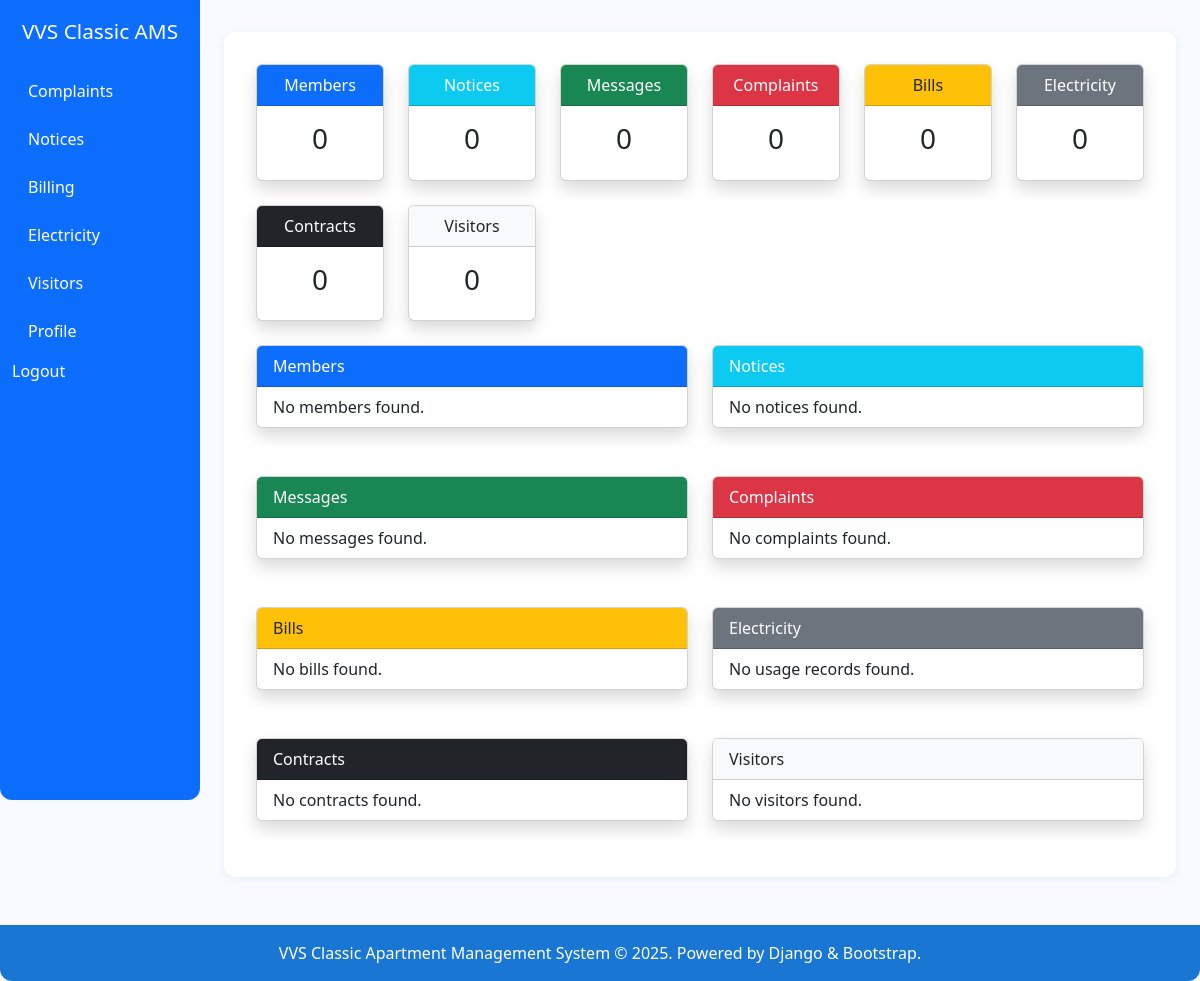
/dashboard/ (signed in), run on an earlier commit of the app's database.
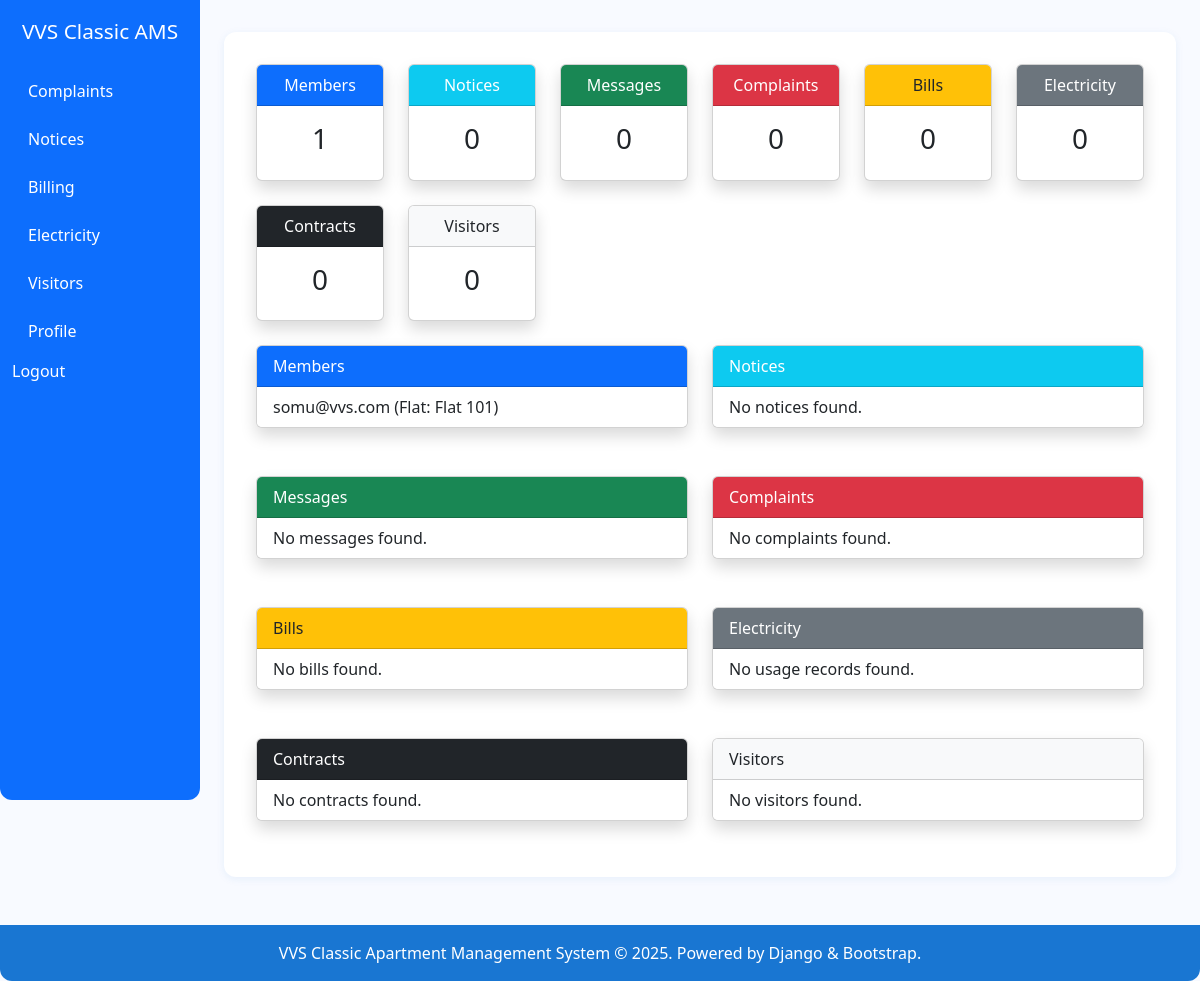
And on a later commit of the database.
### residents/models.py (models this page shows, shortened)
class ResidentProfile(models.Model):
    user = models.OneToOneField(get_user_model(), on_delete=models.CASCADE, related_name='resident_profile')
    flat = models.ForeignKey(Flat, on_delete=models.CASCADE, related_name='residents')
    phone = models.CharField(max_length=15)
    email = models.EmailField()
    communication_pref = models.CharField(max_length=20, choices=[('email', 'Email'), ('whatsapp', 'WhatsApp')], default='email')
    is_owner = models.BooleanField(default=False)
    is_tenant = models.BooleanField(default=False)
    move_in_date = models.DateField(null=True, blank=True)
    move_out_date = models.DateField(null=True, blank=True)
    created_at = models.DateTimeField(auto_now_add=True)
    updated_at = models.DateTimeField(auto_now=True)

### accounts/models.py (models this page shows)
class User(AbstractUser):
    pass

### flats/models.py (models this page shows)
class Flat(models.Model):
    number = models.CharField(max_length=10, unique=True)
    uds_area = models.DecimalField(max_digits=8, decimal_places=2)
    ownership_type = models.CharField(max_length=20, choices=[('owner', 'Owner'), ('tenant', 'Tenant')])
    owner = models.ForeignKey(get_user_model(), on_delete=models.CASCADE, related_name='owned_flats')
    tenant = models.ForeignKey(get_user_model(), on_delete=models.SET_NULL, null=True, blank=True, related_name='rented_flats')
    is_occupied = models.BooleanField(default=True)
    occupancy_start = models.DateField(null=True, blank=True)
    occupancy_end = models.DateField(null=True, blank=True)
    created_at = models.DateTimeField(auto_now_add=True)
    updated_at = models.DateTimeField(auto_now=True)
    def __str__(self):
        return f"Flat {self.number}"

### dashboard/views.py (the view)
# urls.py: path('dashboard/', include('dashboard.urls')),
def dashboard(request):
    user = request.user
    resident = None
    if user.is_authenticated:
        try:
            resident = ResidentProfile.objects.get(user=user)
        except ResidentProfile.DoesNotExist:
            resident = None
    flat_count = 1 if resident else 0
    member_count = 1 if resident else 0
    notice_count = Notice.objects.count()
    message_count = Message.objects.filter(recipient=resident).count() if resident else 0
    complaint_count = Complaint.objects.filter(resident=resident).count() if resident else 0
    bill_count = 0
    usage_count = 0
    contract_count = 0
    visitor_count = 0
    bills = []
    usages = []
    contracts = []
    visitors = []
    if resident:
        try:
            from billing.models import Bill
            bill_count = Bill.objects.filter(flat=resident.flat).count()
            bills = Bill.objects.filter(flat=resident.flat).order_by('-created_at')[:5]
        except Exception:
            pass
        try:
            from electricity.models import ElectricityUsage
            usage_count = ElectricityUsage.objects.filter(flat=resident.flat).count()
            usages = ElectricityUsage.objects.filter(flat=resident.flat).order_by('-created_at')[:5]
        except Exception:
            pass
        try:
            from visitors.models import VisitorLog
            visitor_count = VisitorLog.objects.filter(contact=resident.phone).count()
            visitors = VisitorLog.objects.filter(contact=resident.phone).order_by('-entry_time')[:5]
        except Exception:
            pass
    notices = Notice.objects.all()[:5]
    messages = Message.objects.filter(recipient=resident)[:5] if resident else []
    complaints = Complaint.objects.filter(resident=resident)[:5] if resident else []
    members = [resident] if resident else []
    return render(request, 'dashboard/dashboard.html', {
        'flat_count': flat_count,
        'member_count': member_count,
        'notice_count': notice_count,
        'message_count': message_count,
        'complaint_count': complaint_count,
        'bill_count': bill_count,
        'usage_count': usage_count,
        'contract_count': contract_count,
        'visitor_count': visitor_count,
        'notices': notices,
        'messages': messages,
        'complaints': complaints,
        'members': members,
        'bills': bills,
        'usages': usages,
        'contracts': contracts,
        'visitors': visitors,
    })

### templates/dashboard/dashboard.html (shortened to what the changed rows need)
{% extends 'base.html' %}
{% block content %}
<div class="row g-4 mb-4">
    <div class="col-md-2">
        <div class="card shadow text-center">
            <div class="card-body">
                <h3>{{ member_count }}</h3>
            </div>
        </div>
    </div>
</div>
<div class="row g-4">
    <div class="col-md-6">
        <div class="card shadow mb-4">
            <ul class="list-group list-group-flush">
                {% for member in members %}
                <li class="list-group-item">
                    {{ member.user }} (Flat: {{ member.flat }})
                </li>
                {% empty %}
                <li class="list-group-item">No members found.</li>
                {% endfor %}
            </ul>
        </div>
    </div>
</div>
{% endblock %}

What changed in the data, as far as the page shows it:
added ResidentProfile: user "somu@vvs.com", flat "Flat 101"
Also different on the page:
{{ member_count }}: "0" → "1"
text no longer shown: "No members found."
